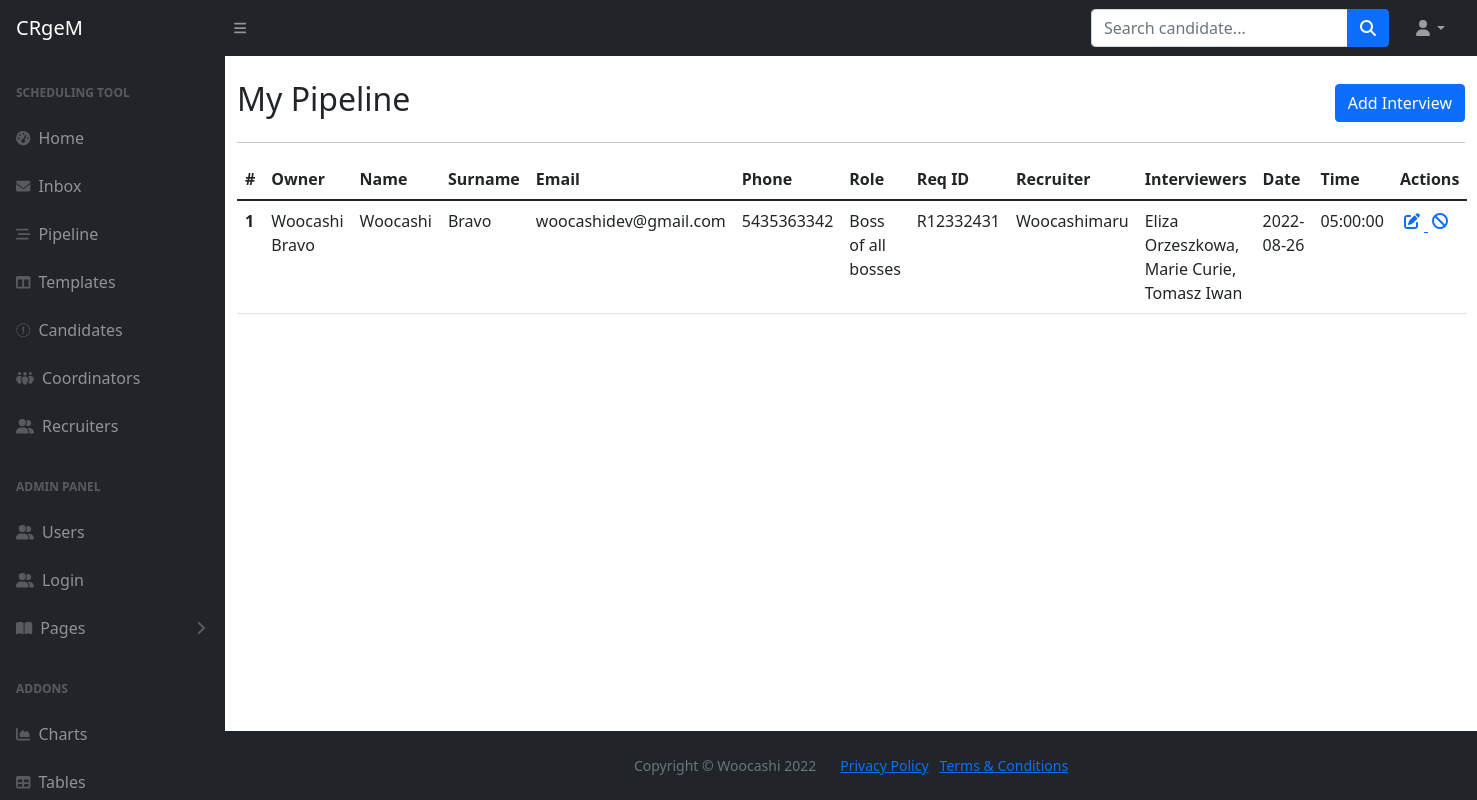
/pipeline, run on the app's committed database.
### main.py (models this page shows)
class Interview(db.Model, Base):
    __tablename__="interviews"
    id = db.Column(db.Integer, primary_key=True)
    first_name = db.Column(db.String, nullable=False)
    last_name = db.Column(db.String, nullable=False)
    email = db.Column(db.String, nullable=False)
    phone = db.Column(db.String, nullable=False)
    req_id = db.Column(db.String, nullable=False)
    role = db.Column(db.String, nullable=False)
    recruiter = db.Column(db.String, nullable=False)
    interviewers = db.Column(db.String, nullable=False)
    date = db.Column(db.Date, nullable=True)
    time = db.Column(db.Time, nullable=True)
    notes = db.Column(db.Text, nullable=False)
    owner_id = Column(Integer, ForeignKey('users.id'))
    created_by = relationship("User", back_populates="interviews")
    creation_time = db.Column(db.DateTime, nullable=False)
    completion_time = db.Column(db.DateTime, nullable=True)

class User(db.Model, UserMixin, Base):
    __tablename__="users"
    id = db.Column(db.Integer, primary_key=True)
    first_name = db.Column(db.String, nullable=False)
    last_name = db.Column(db.String, nullable=False)
    full_name = db.Column(db.String, nullable=False)
    email = db.Column(db.String, nullable=False, unique=True)
    phone = db.Column(db.String, nullable=False)
    type = db.Column(db.String, nullable=False)
    password = db.Column(db.String, nullable=False)
    interviews = relationship("Interview", back_populates="created_by")
    templates = relationship("Template", back_populates="created_by")
    candidates = relationship("Candidate", back_populates="created_by")

### main.py (the view)
@app.route('/pipeline')
def pipeline():
    interviews = db.session.query(Interview).all()
    return render_template('pipeline.html', interviews=interviews, current_user=current_user, is_authenticated=current_user.is_authenticated)

### templates/pipeline.html (shortened to what this page needs)
{% import "bootstrap/wtf.html" as wtf %}
{% include 'header.html' %}
<div id="layoutSidenav_content">
	<main>
		<div class="container mt-4">
			<div class="row d-flex align-items-center">
				<div class="col-lg-6">
					<h2>My Pipeline</h2>
				</div>
				<div class="col-lg-6 d-flex justify-content-end">
					<a class="btn btn-primary" href="{{url_for('pipeline_new', form=form)}}">Add Interview</a>
				</div>
			</div>
			<hr>
			{% if interviews|length == 0 %}
			<p>You don't have interviews in your pipeline. Please click on Add Interview button above to proceed with your first interview scheduling. Enjoy working with our CRM!</p>
			{% else %}
			<table class="table">
				  <thead>
				    <tr>
				      <th scope="col">#</th>
					    <th scope="col">Owner</th>
				      <th scope="col">Name</th>
				      <th scope="col">Surname</th>
				      <th scope="col">Email</th>
					    <th scope="col">Phone</th>
					    <th scope="col">Role</th>
					    <th scope="col">Req ID</th>
					    <th scope="col">Recruiter</th>
					    <th scope="col">Interviewers</th>
					    <th scope="col">Date</th>
					    <th scope="col">Time</th>
					    <th scope="col">Actions</th>
				    </tr>
				  </thead>
				  <tbody>
				  {% for interview in interviews %}
				    <tr>
				      <th scope="row">{{interview.id}}</th>
					    <td>{{interview.created_by.full_name}}</td>
				      <td>{{interview.first_name}}</td>
				      <td>{{interview.last_name}}</td>
				      <td>{{interview.email}}</td>
					    <td>{{interview.phone}}</td>
					    <td>{{interview.role}}</td>
					    <td>{{interview.req_id}}</td>
					    <td>{{interview.recruiter}}</td>
					    <td>{{interview.interviewers}}</td>
					    <td>{{interview.date}}</td>
					    <td>{{interview.time}}</td>
					    <td>
						    <a href="{{url_for('pipeline_edit', interview_id=interview.id)}}">
							    <i class="fa-solid fa-pen-to-square p-1" title="edit template"></i>
						    <a href="{{url_for('pipeline_delete', interview_id=interview.id)}}">
						        <i class="fa-solid fa-ban p-1" title="delete template"></i>
					        </a>
					    </td>
				    </tr>
				  {% endfor %}
				  </tbody>
				</table>
			{% endif %}
		</div>
	</main>
{% include 'footer.html' %}

### data on the page
Interview: id "1", created_by.full_name "Woocashi Bravo", first_name "Woocashi", last_name "Bravo", email "woocashidev@gmail.com", phone "5435363342", role "Boss of all bosses", req_id "R12332431", recruiter "Woocashimaru", interviewers "Eliza Orzeszkowa, Marie Curie, Tomasz Iwan", date "2022-08-26", time "05:00:00"
